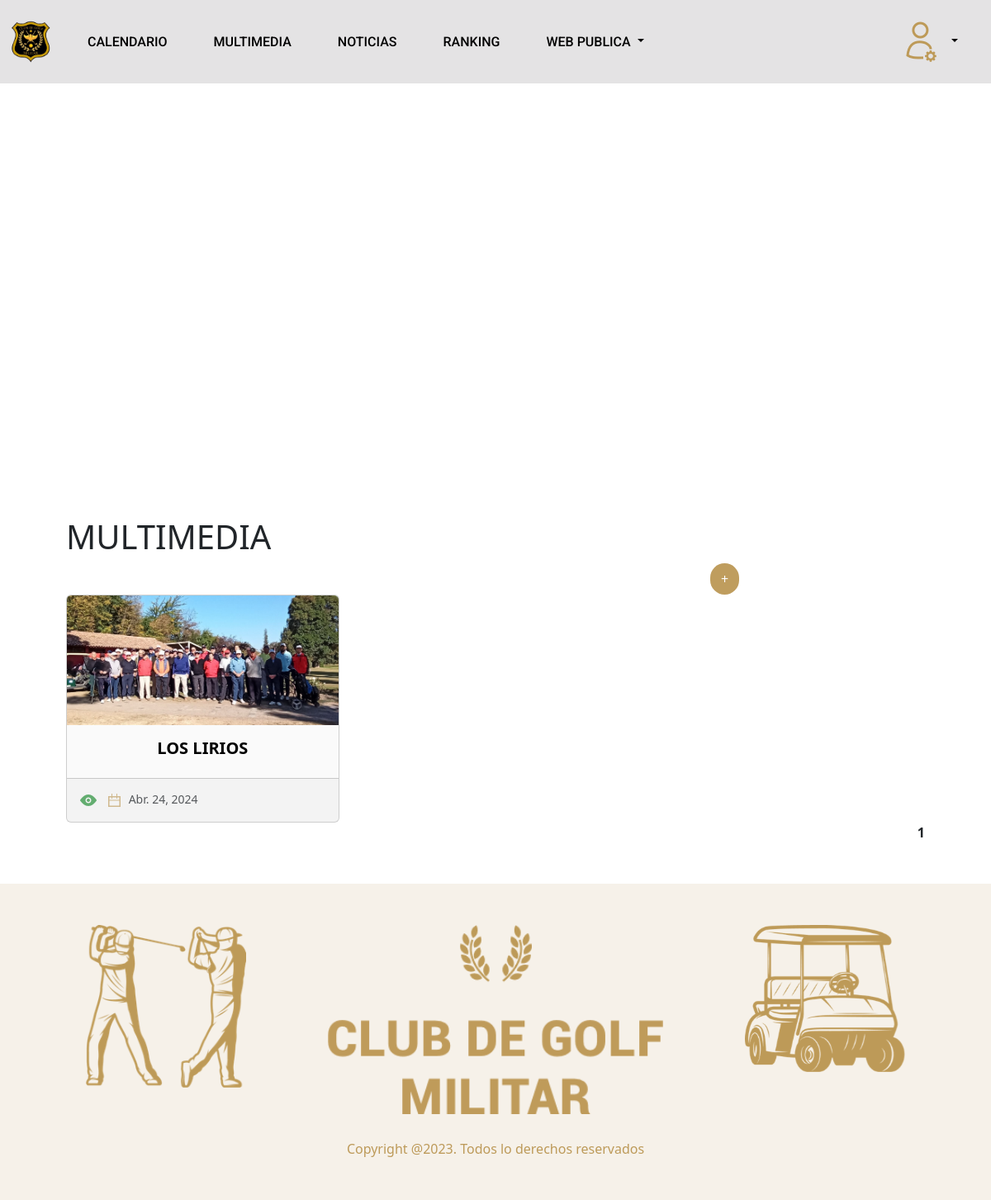
The app's page /multimedias (signed in) with its own data.
### socios/models.py (models this page shows, shortened)
class Multimedia (models.Model):
    id              = models.UUIDField(primary_key=True, default=uuid.uuid4, editable=False)
    titulo          = models.CharField(max_length = 200, blank = False, null = False)
    fecha           = models.DateField(null=False)
    img             = models.FileField(upload_to='multimedia')
    slug            = AutoSlugField(populate_from=slugify_two_fields,  unique_with=['titulo','fecha'])
    is_active       = models.BooleanField('Activo',default = True)
    class Meta:
        verbose_name = "Multimedia"
        verbose_name_plural = "Multimedias"
        ordering = ["-fecha"]

### socios/views.py (the view)
# urls.py: path('multimedias', multimedias.as_view(), name = 'multimedias'),
class multimedias(AutentificadoMixin,TemplateView):
    model = Multimedia
    template_name = "socio/views/multimedias.html"
    def get_queryset(self):
        rol = self.request.user.perfil
        if rol =='SECR' or rol =='SUPER':
            lNoticia = self.model.objects.order_by('fecha')
        else:
            lNoticia = self.model.objects.filter(is_active=True).order_by('fecha')
        paginator = Paginator(lNoticia,10)
        page = self.request.GET.get('page')
        lNoticia = paginator.get_page(page)
        return lNoticia
    def get_context_data(self, **kwargs):
        contexto = super().get_context_data(**kwargs)
        contexto["nameWeb"] = nameWeb
        dato = Paginas_Socio.objects.get(tipo ="Multi")
        contexto['value']  = dato
        contexto["title"] = dato.tituloPestana
        contexto['datos'] = self.get_queryset()
        if contexto['datos'].paginator.num_pages > 1 and contexto['datos'].number != contexto['datos'].paginator.num_pages : # tiene un next
            if contexto['datos'].paginator.num_pages - contexto['datos'].next_page_number() > 1:
                contexto['up'] = True
            else:
                contexto['up'] = False
        if contexto['datos'].paginator.num_pages > 2 and contexto['datos'].number != 1 : # hay un previo
            if contexto['datos'].previous_page_number()  - 1 > 1:
                contexto['down'] = True
            else:
                contexto['down'] = False
        contexto['rol'] = self.request.user.perfil
        elClubMenu = ElClub.objects.order_by('order')
        contexto['elClub'] = list(elClubMenu.values('archivo', 'titulo'))
        return contexto

### socios/mixins.py (called while the page is built)
    def dispatch(self, request, *args, **kwargs):
        if request.user.is_authenticated:
            return super().dispatch(request, *args, **kwargs)
        else:
            return redirect('login')

### socios/templates/socio/views/multimedias.html (shortened to what this page needs)
{% extends "web/root/origin.html" %}
{% load static %}
{% static "" as baseUrl %}
{% block header %}
      {% include "socio/header/header_socios.html" %}
{% endblock %}
{% block body %}
 {% include "socio/banner/banner_general.html" %}
{% include "socio/cards/card_multimedias.html" %}
{% endblock %}

### socios/templates/socio/cards/card_multimedias.html (shortened to what this page needs)
{% load static %} {% static "" as baseUrl %}
<div class="container ">
   <h1 class=" ">MULTIMEDIA</h1>
   <div class="d-flex justify-content-end">
      {% if rol == 'SUPER' or rol == 'SECR' %}
      <div class="col-lg-3 context">
         <a href="{%url 'multimediaCreate'%}" class="btn btn-circle">+</a>
      </div>
      {% endif %}
   </div>
   <div class="row row-cols-1 row-cols-md-3 g-4">
      {% for value in datos %}
      <div class="col-sm-12">
         <div class="card cardTorneo">
            <a class="" href="{%url 'multimedia' value.slug %}">
               <img src="media/{{ value.img }}" class="card-img-top" alt="...">
               <div class="card-body cardTorneo" style="color: black;">
                  <h5 class="card-title text-center"> {{ value.titulo | upper }}</h5>
               </div>
            </a>
            <div class="card-footer">
               <small class="text-body-secondary">
               {% if rol == 'SECR' or rol == 'SUPER' %}
                    {% if value.is_active %}
                    <img src="{% static 'web/assets/logos/activo.png' %}" style="padding:0px!important">
                    {%else%}
                    <img src="{% static 'web/assets/logos/noActivo.png' %}" style="padding:0px!important">
                    {%endif%}
               {%endif%}
               <img src="static/web/assets/logos/calendario.png" style="padding: 10px;">{{ value.fecha }}
               </small>
            </div>
         </div>
      </div>
      {% endfor %}
   </div>
   <div class="d-flex justify-content-end">
      {% if datos %}
      <nav aria-label="Page navigation example">
         <div class="nav-links">
            <strong class="page-numbers current">
            {{ datos.number }}
            </strong>
         </div>
      </nav>
      {% endif %}
   </div>
</div>

### web/static/web/css/style.css (style rules this page uses)
a { text-decoration: none !important; }
.context p , h1 { text-align: justify; padding-left:0px !important; }

### web/static/web/css/carousel.css (style rules this page uses)
body { padding-top: 0px; color: rgb(var(--bs-tertiary-color-rgb)); background-color: #ffffff; }

### web/static/web/css/sticky-footer-navbar.css (style rules this page uses)
.container ,.containerFooter { padding: 50px; }

### web/static/web/css/links.css (style rules this page uses)
.card-body h5 { font-weight: 800; }
.btn-circle { color: white; background: #BF9D5E; border-radius: 100px; }
.cardTorneo { background-color: #FAFAFA!important; }

### records on screen
Multimedia: img (picture), titulo "LOS LIRIOS", is_active True (drawn), fecha "Abr. 24, 2024"

### other values on screen
{{ datos.number }} "1"
